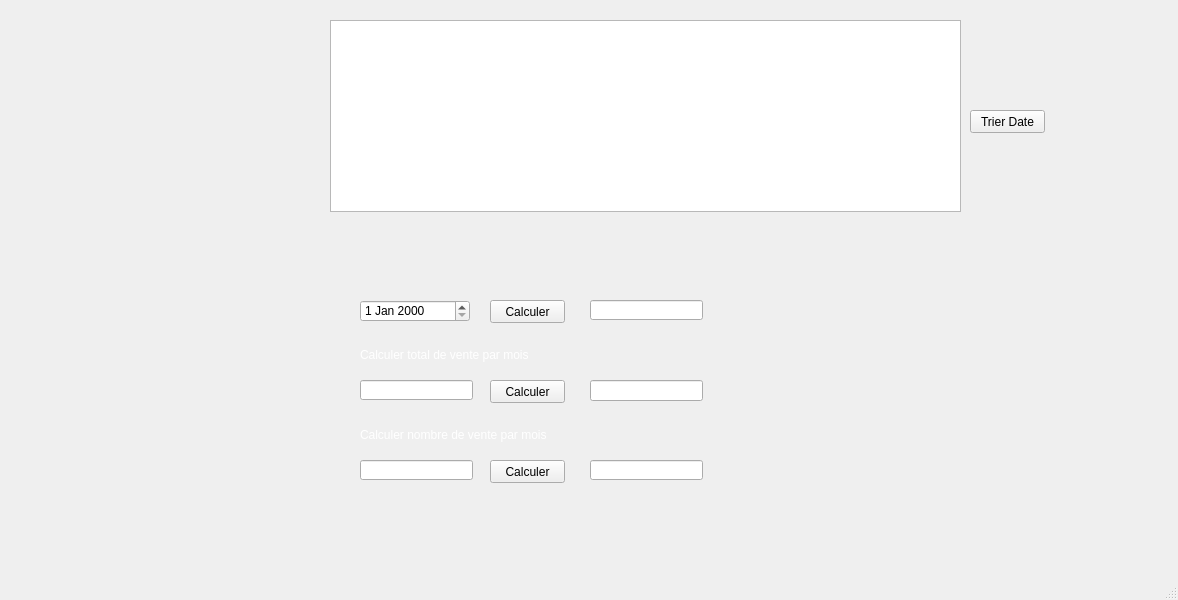
<?xml version="1.0" encoding="UTF-8"?>
<ui version="4.0">
 <class>venteWindow</class>
 <widget class="QMainWindow" name="venteWindow">
  <property name="geometry">
   <rect>
    <x>0</x>
    <y>0</y>
    <width>1178</width>
    <height>600</height>
   </rect>
  </property>
  <property name="windowTitle">
   <string>MainWindow</string>
  </property>
  <widget class="QWidget" name="centralwidget">
   <widget class="QLineEdit" name="lineEdit_2">
    <property name="geometry">
     <rect>
      <x>360</x>
      <y>380</y>
      <width>113</width>
      <height>20</height>
     </rect>
    </property>
   </widget>
   <widget class="QLineEdit" name="lineEdit_5">
    <property name="geometry">
     <rect>
      <x>590</x>
      <y>460</y>
      <width>113</width>
      <height>20</height>
     </rect>
    </property>
   </widget>
   <widget class="QPushButton" name="pushButton_5">
    <property name="geometry">
     <rect>
      <x>490</x>
      <y>460</y>
      <width>75</width>
      <height>23</height>
     </rect>
    </property>
    <property name="text">
     <string>Calculer</string>
    </property>
   </widget>
   <widget class="QDateEdit" name="dateEdit">
    <property name="geometry">
     <rect>
      <x>360</x>
      <y>300</y>
      <width>110</width>
      <height>22</height>
     </rect>
    </property>
   </widget>
   <widget class="QLabel" name="label_2">
    <property name="geometry">
     <rect>
      <x>360</x>
      <y>420</y>
      <width>391</width>
      <height>31</height>
     </rect>
    </property>
    <property name="styleSheet">
     <string notr="true">font: 18pt &quot;MS Shell Dlg 2&quot;;</string>
    </property>
    <property name="text">
     <string>&lt;html&gt;&lt;head/&gt;&lt;body&gt;&lt;p&gt;&lt;span style=&quot; color:#ffffff;&quot;&gt;Calculer nombre de vente par mois&lt;/span&gt;&lt;/p&gt;&lt;/body&gt;&lt;/html&gt;</string>
    </property>
   </widget>
   <widget class="QTableView" name="tableVente">
    <property name="geometry">
     <rect>
      <x>330</x>
      <y>20</y>
      <width>631</width>
      <height>192</height>
     </rect>
    </property>
   </widget>
   <widget class="QPushButton" name="pushButton">
    <property name="geometry">
     <rect>
      <x>490</x>
      <y>300</y>
      <width>75</width>
      <height>23</height>
     </rect>
    </property>
    <property name="text">
     <string>Calculer</string>
    </property>
   </widget>
   <widget class="QLineEdit" name="lineEdit_4">
    <property name="geometry">
     <rect>
      <x>360</x>
      <y>460</y>
      <width>113</width>
      <height>20</height>
     </rect>
    </property>
   </widget>
   <widget class="QPushButton" name="pushButton_4">
    <property name="geometry">
     <rect>
      <x>490</x>
      <y>380</y>
      <width>75</width>
      <height>23</height>
     </rect>
    </property>
    <property name="text">
     <string>Calculer</string>
    </property>
   </widget>
   <widget class="QLineEdit" name="lineEdit">
    <property name="geometry">
     <rect>
      <x>590</x>
      <y>300</y>
      <width>113</width>
      <height>20</height>
     </rect>
    </property>
   </widget>
   <widget class="QLabel" name="label">
    <property name="geometry">
     <rect>
      <x>360</x>
      <y>340</y>
      <width>361</width>
      <height>31</height>
     </rect>
    </property>
    <property name="styleSheet">
     <string notr="true">font: 18pt &quot;MS Shell Dlg 2&quot;;</string>
    </property>
    <property name="text">
     <string>&lt;html&gt;&lt;head/&gt;&lt;body&gt;&lt;p&gt;&lt;span style=&quot; color:#ffffff;&quot;&gt;Calculer total de vente par mois&lt;/span&gt;&lt;/p&gt;&lt;/body&gt;&lt;/html&gt;</string>
    </property>
   </widget>
   <widget class="QLineEdit" name="lineEdit_3">
    <property name="geometry">
     <rect>
      <x>590</x>
      <y>380</y>
      <width>113</width>
      <height>21</height>
     </rect>
    </property>
   </widget>
   <widget class="QPushButton" name="pushButton_3">
    <property name="geometry">
     <rect>
      <x>970</x>
      <y>110</y>
      <width>75</width>
      <height>23</height>
     </rect>
    </property>
    <property name="text">
     <string>Trier Date</string>
    </property>
   </widget>
   <widget class="QLabel" name="label_11">
    <property name="geometry">
     <rect>
      <x>20</x>
      <y>0</y>
      <width>271</width>
      <height>511</height>
     </rect>
    </property>
    <property name="styleSheet">
     <string notr="true">#label_11 {
background-color: transparent;
border-image: url(:/img/img/espace admin.jpg);
background: none;
border: none;
background-repeat: none;
}</string>
    </property>
    <property name="text">
     <string/>
    </property>
   </widget>
   <widget class="QPushButton" name="pushButton_6">
    <property name="geometry">
     <rect>
      <x>200</x>
      <y>420</y>
      <width>75</width>
      <height>51</height>
     </rect>
    </property>
    <property name="styleSheet">
     <string notr="true">#pushButton_6{
background-color: transparent;
border-image: url(:/img/img/retour.jpg);
background: none;
border: none;
background-repeat: none;
color : gray ;

font-size: 20px;
}</string>
    </property>
    <property name="text">
     <string/>
    </property>
   </widget>
  </widget>
  <widget class="QMenuBar" name="menubar">
   <property name="geometry">
    <rect>
     <x>0</x>
     <y>0</y>
     <width>1178</width>
     <height>21</height>
    </rect>
   </property>
  </widget>
  <widget class="QStatusBar" name="statusbar"/>
 </widget>
 <resources/>
 <connections/>
</ui>
